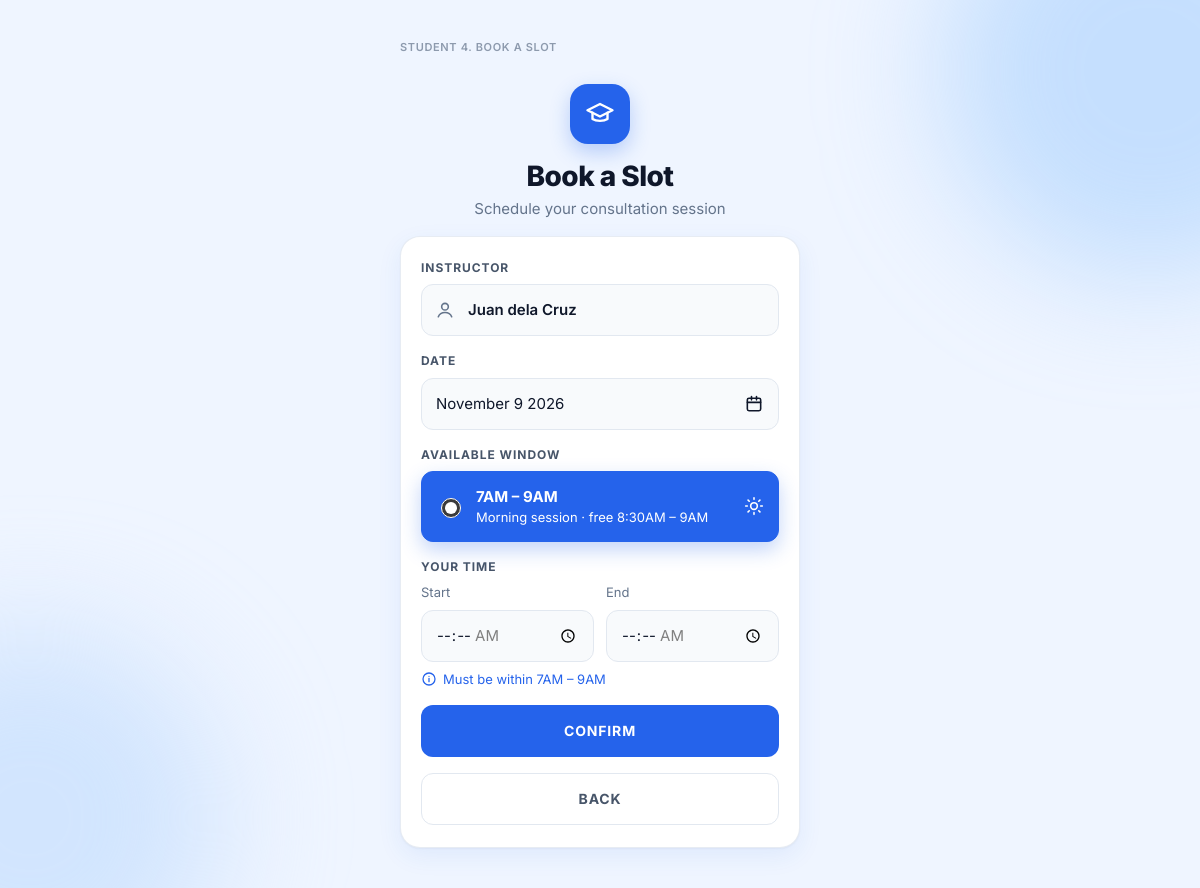
Page /student/book.php?instructor=1 (signed in) on the committed database.
### tables this page shows
CREATE TABLE instructor (
  instructor_id       INT          NOT NULL AUTO_INCREMENT,
  instructor_name     VARCHAR(100) NOT NULL,
  instructor_email    VARCHAR(100) NOT NULL,
  availability_status VARCHAR(20)  NOT NULL DEFAULT 'AVAILABLE',
  password_hash       VARCHAR(255) NOT NULL,
  PRIMARY KEY (instructor_id),
  UNIQUE KEY uq_instructor_email (instructor_email)
);

CREATE TABLE availability_slot (
  slot_id         INT         NOT NULL AUTO_INCREMENT,
  instructor_id   INT         NOT NULL,
  slot_date       DATE        NOT NULL,
  slot_start_time TIME        NOT NULL,
  slot_end_time   TIME        NOT NULL,
  slot_status     VARCHAR(20) NOT NULL DEFAULT 'OPEN',
  PRIMARY KEY (slot_id),
  KEY idx_slot_instructor (instructor_id, slot_date),
  CONSTRAINT fk_slot_instructor FOREIGN KEY (instructor_id) REFERENCES instructor (instructor_id) ON DELETE CASCADE
);

### includes/db.php (called while the page is built, shortened)
<?php
function db(): PDO
{
    static $pdo = null;
    if ($pdo !== null) {
        return $pdo;
    }
    $options = [
        PDO::ATTR_ERRMODE            => PDO::ERRMODE_EXCEPTION,
        PDO::ATTR_DEFAULT_FETCH_MODE => PDO::FETCH_ASSOC,
        PDO::ATTR_EMULATE_PREPARES   => false,
    ];
    try {
        $dsn = 'mysql:host=' . DB_HOST . ';port=' . DB_PORT . ';dbname=' . DB_NAME . ';charset=utf8mb4';
        $pdo = new PDO($dsn, DB_USER, DB_PASS, $options);
        $pdo->exec("SET time_zone = '+08:00'");
    } catch (PDOException $e) {
        db_unavailable($e->getMessage());
    }
    return $pdo;
}

### student/book.php (the view, shortened to what this page needs)
<?php
require_once __DIR__ . '/../includes/layout.php';
$editId = (int) ($_REQUEST['edit'] ?? 0) ?: null;
$pre = ['slot_id' => 0, 'start_time' => '', 'end_time' => ''];
$date = (string) ($_GET['date'] ?? '');
$iid = (int) ($_REQUEST['instructor'] ?? 0);
$st = db()->prepare('SELECT * FROM instructor WHERE instructor_id = ?');
$st->execute([$iid]);
$ins = $st->fetch();
$errors = [];
$st = db()->prepare("SELECT slot_date, COUNT(*) n FROM availability_slot WHERE instructor_id = ? AND slot_status = 'OPEN' AND slot_date >= ? GROUP BY slot_date ORDER BY slot_date");
$st->execute([$iid, date('Y-m-d')]);
$dates = $st->fetchAll(PDO::FETCH_KEY_PAIR);
if ($date === '' || (!isset($dates[$date]) && !$pre['slot_id'])) {
    $date = (string) (array_key_first($dates) ?? '');
}
$windows = [];
if ($date !== '') {
    $st = db()->prepare("SELECT * FROM availability_slot WHERE instructor_id = ? AND slot_date = ? AND slot_status = 'OPEN' ORDER BY slot_start_time");
    $st->execute([$iid, $date]);
    $windows = $st->fetchAll();
}
if (!$pre['slot_id'] && count($windows) === 1) {
    $pre['slot_id'] = (int) $windows[0]['slot_id'];
}
function free_gaps(array $w, ?int $editId): array
{
    $gaps = [];
    $cur = $w['slot_start_time'];
    foreach (slot_bookings((int) $w['slot_id']) as $b) {
        $cur = max($cur, $b['end_time']);
    }
    if ($cur < $w['slot_end_time']) {
        $gaps[] = [$cur, $w['slot_end_time']];
    }
    return $gaps;
}
$available = $ins['availability_status'] === 'AVAILABLE';
$qs = 'instructor=' . $iid . ($editId ? '&edit=' . $editId : '');
page_start($editId ? 'Edit Request' : 'Book a Slot', ['center' => true, 'sub' => 'Schedule your consultation session', 'screen' => 'Student 4. Book a slot']);
?>
<form method="post" class="sheet form" novalidate action="<?= h(url('student/book.php?' . $qs)) ?>">
  <div class="field"><span class="label">Instructor</span>
    <span class="input-wrap"><span class="input-ic"><?= icon('user', 20) ?></span><span class="input input-static"><?= h($ins['instructor_name']) ?></span></span></div>
  <div class="field"><span class="label">Date</span>
    <button type="button" class="input input-btnlike" data-open="calendar" aria-haspopup="dialog">
      <span><?= $date ? h(fmt_long_day($date)) : 'Select date' ?></span><?= icon('cal', 20) ?></button></div>
  <fieldset class="field">
    <legend class="label">Available window</legend>
    <?php foreach ($windows as $w): $gaps = free_gaps($w, $editId); $full = !$gaps;
        $hr = (int) substr($w['slot_start_time'], 0, 2); ?>
      <label class="window <?= $full ? 'is-full' : '' ?>">
        <input type="radio" name="slot_id" value="<?= (int) $w['slot_id'] ?>" <?= (int) $pre['slot_id'] === (int) $w['slot_id'] ? 'checked' : '' ?> <?= $full ? 'disabled' : '' ?>
          data-start="<?= h(substr($w['slot_start_time'], 0, 5)) ?>" data-end="<?= h(substr($w['slot_end_time'], 0, 5)) ?>">
        <span class="window-body">
          <b><?= h(fmt_range($w['slot_start_time'], $w['slot_end_time'])) ?></b>
          <span class="small"><?= $hr < 12 ? 'Morning' : ($hr < 17 ? 'Afternoon' : 'Evening') ?> session · <?= $full ? 'fully booked' : 'free ' . h(implode(', ', array_map(fn($g) => fmt_range($g[0], $g[1]), $gaps))) ?></span>
        </span>
        <span class="window-ic"><?= icon($hr < 12 ? 'sun' : 'sunset', 20) ?></span>
      </label>
    <?php endforeach; ?>
  </fieldset>
  <fieldset class="field">
    <legend class="label">Your time</legend>
    <div class="two">
      <label class="field"><span class="small muted">Start</span><input class="input <?= isset($errors['start_time']) ? 'is-invalid' : '' ?>" type="time" name="start_time" value="<?= h($pre['start_time']) ?>" step="300" required></label>
      <label class="field"><span class="small muted">End</span><input class="input <?= isset($errors['end_time']) ? 'is-invalid' : '' ?>" type="time" name="end_time" value="<?= h($pre['end_time']) ?>" step="300" required></label>
    </div>
    <p class="hint" id="time-hint"><?= icon('info', 16) ?> Must be within the selected window</p>
  </fieldset>
  <button class="btn btn-primary btn-block" type="submit" <?= $available && $windows ? '' : 'disabled' ?>>Confirm</button>
  <a class="btn btn-soft btn-block" href="<?= h(url($editId ? 'student/dashboard.php' : 'student/instructors.php')) ?>">Back</a>
</form>

### includes/functions.php (shortened to what this page needs)
<?php
require_once __DIR__ . '/db.php';
function h($v): string
{
    return htmlspecialchars((string) $v, ENT_QUOTES, 'UTF-8');
}
function url(string $path = ''): string
{
    return BASE_URL . '/' . ltrim($path, '/');
}
function slot_bookings(int $slotId): array
{
    $st = db()->prepare(
        "SELECT c.consultation_id, c.start_time, c.end_time, c.consultation_status, s.student_name
           FROM consultation c JOIN student s ON s.student_id = c.student_id
          WHERE c.slot_id = ? AND c.consultation_status IN ('PENDING','CONFIRMED') ORDER BY c.start_time"
    );
    $st->execute([$slotId]);
    return $st->fetchAll();
}
function fmt_t(string $t): string
{
    $ts = strtotime('2000-01-01 ' . $t);
    return date('i', $ts) === '00' ? date('gA', $ts) : date('g:iA', $ts);
}
function fmt_range(string $a, string $b): string
{
    return fmt_t($a) . ' – ' . fmt_t($b);
}
function fmt_long_day(string $d): string
{
    return date('F j Y', strtotime($d));
}
function icon(string $name, int $size = 20): string
{
    $p = [
        'cal'     => '<rect x="4" y="5" width="16" height="15" rx="2"/><path d="M4 10h16M9 3v4M15 3v4"/>',
        'clock'   => '<circle cx="12" cy="12" r="9"/><path d="M12 7v5l3 2"/>',
        'user'    => '<circle cx="12" cy="8" r="4"/><path d="M4 20c1.5-4 5-5 8-5s6.5 1 8 5"/>',
        'mail'    => '<rect x="3" y="5" width="18" height="14" rx="2"/><path d="M3 7l9 6 9-6"/>',
        'lock'    => '<rect x="5" y="11" width="14" height="9" rx="2"/><path d="M8 11V8a4 4 0 118 0v3"/>',
        'eye'     => '<path d="M2 12s3.5-7 10-7 10 7 10 7-3.5 7-10 7S2 12 2 12z"/><circle cx="12" cy="12" r="3"/>',
        'cap'     => '<path d="M2 9l10-5 10 5-10 5-10-5z"/><path d="M6 11v5c3 2 9 2 12 0v-5"/>',
        'gear'    => '<circle cx="12" cy="12" r="3"/><path d="M19.4 15a1.7 1.7 0 00.3 1.8l.1.1a2 2 0 11-2.8 2.8l-.1-.1a1.7 1.7 0 00-1.8-.3 1.7 1.7 0 00-1 1.5V21a2 2 0 11-4 0v-.1a1.7 1.7 0 00-1.1-1.5 1.7 1.7 0 00-1.8.3l-.1.1a2 2 0 11-2.8-2.8l.1-.1a1.7 1.7 0 00.3-1.8 1.7 1.7 0 00-1.5-1H3a2 2 0 110-4h.1a1.7 1.7 0 001.5-1.1 1.7 1.7 0 00-.3-1.8l-.1-.1a2 2 0 112.8-2.8l.1.1a1.7 1.7 0 001.8.3H9a1.7 1.7 0 001-1.5V3a2 2 0 114 0v.1a1.7 1.7 0 001 1.5 1.7 1.7 0 001.8-.3l.1-.1a2 2 0 112.8 2.8l-.1.1a1.7 1.7 0 00-.3 1.8V9a1.7 1.7 0 001.5 1H21a2 2 0 110 4h-.1a1.7 1.7 0 00-1.5 1z"/>',
        'back'    => '<path d="M15 18l-6-6 6-6"/>',
        'search'  => '<circle cx="11" cy="11" r="7"/><path d="M20 20l-3.5-3.5"/>',
        'check'   => '<path d="M5 12.5l4.5 4.5L19 7.5"/>',
        'checkc'  => '<circle cx="12" cy="12" r="9"/><path d="M8 12.5l3 3 5-6"/>',
        'info'    => '<circle cx="12" cy="12" r="9"/><path d="M12 11v5M12 8h.01"/>',
        'alert'   => '<circle cx="12" cy="12" r="9"/><path d="M12 7v6M12 16h.01"/>',
        'bell'    => '<path d="M6 16V11a6 6 0 1112 0v5l1.5 2h-15L6 16z"/><path d="M10 20a2 2 0 004 0"/>',
        'plus'    => '<path d="M12 5v14M5 12h14"/>',
        'trash'   => '<path d="M4 7h16M9 7V4h6v3M6 7l1 13h10l1-13"/>',
        'x'       => '<path d="M6 6l12 12M18 6L6 18"/>',
        'logout'  => '<path d="M15 4h4v16h-4M10 8l-4 4 4 4M6 12h10"/>',
        'sun'     => '<circle cx="12" cy="12" r="4"/><path d="M12 2v2M12 20v2M4.9 4.9l1.4 1.4M17.7 17.7l1.4 1.4M2 12h2M20 12h2M4.9 19.1l1.4-1.4M17.7 6.3l1.4-1.4"/>',
        'sunset'  => '<path d="M17 18a5 5 0 00-10 0M12 2v7M4.2 10.2l1.4 1.4M1 18h2M21 18h2M18.4 11.6l1.4-1.4M23 22H1M8 6l4-4 4 4"/>',
    ][$name] ?? '';
    return '<svg class="ic" width="' . $size . '" height="' . $size . '" viewBox="0 0 24 24" fill="none" stroke="currentColor" stroke-width="1.9" stroke-linecap="round" stroke-linejoin="round" aria-hidden="true">' . $p . '</svg>';
}

### assets/css/app.css (style rules this page uses)
:root { --primary: #2563eb; --primary-dk: #1d4ed8; --primary-xdk: #1e40af; --primary-soft: #dbeafe; --primary-tint: #eff6ff; --ink: #0f172a; --slate: #475569; --muted: #64748b; --line: #e2e8f0; --field: #f8fafc; --bg: #eff5ff; --card: #ffffff; --amber-bg: #fef3c7; --amber: #92400e; --amber-line: #fde68a; --green-bg: #ecfdf5; --green: #065f46; --green-ic: #059669; --green-line: #a7f3d0; --red-bg: #fef2f2; --red: #dc2626; --red-line: #fca5a5; --gray-bg: #f1f5f9; --gray: #475569; --gray-dot: #94a3b8; --r-sm: 10px; --r: 12px; --r-lg: 16px; --r-xl: 20px; --shadow: 0 1px 2px rgba(15, 23, 42, .04), 0 8px 24px rgba(37, 99, 235, .08); --shadow-btn: 0 8px 20px rgba(37, 99, 235, .28); }
* { box-sizing: border-box; }
html { -webkit-text-size-adjust: 100%; }
body { margin: 0; font-family: Inter, system-ui, -apple-system, "Segoe UI", Roboto, sans-serif; color: var(--ink); background: var(--bg); line-height: 1.45; font-size: 15px; }
a { color: var(--primary); }
.ic { flex: none; }
.muted { color: var(--muted); margin: 0; }
.small { font-size: 13px; }
.label { display: block; margin: 0; font-size: 12px; font-weight: 700; letter-spacing: .08em; text-transform: uppercase; color: var(--slate); }
.hint { display: flex; align-items: center; gap: 6px; margin: 0; font-size: 13px; color: var(--primary); }
.card, .sheet, .panel { background: var(--card); border: 1px solid rgba(226, 232, 240, .8); border-radius: var(--r-lg); box-shadow: var(--shadow); padding: 18px; }
.sheet { border-radius: var(--r-xl); padding: 22px 20px; }
.form, .card.form { display: flex; flex-direction: column; gap: 16px; }
.field { display: flex; flex-direction: column; gap: 8px; border: 0; padding: 0; margin: 0; min-width: 0; }
fieldset.field legend { padding: 0; margin-bottom: 8px; }
.input { width: 100%; min-height: 52px; border: 1px solid var(--line); background: var(--field); border-radius: var(--r); padding: 0 14px; font: inherit; color: var(--ink); }
.input-wrap { position: relative; display: block; }
.input-wrap .input { padding-left: 46px; }
.input-ic { position: absolute; left: 14px; top: 50%; transform: translateY(-50%); color: var(--muted); display: flex; pointer-events: none; }
.input-static { display: flex; align-items: center; font-weight: 600; }
.input-btnlike { display: flex; align-items: center; justify-content: space-between; cursor: pointer; text-align: left; color: var(--ink); }
.two { display: grid; grid-template-columns: 1fr 1fr; gap: 12px; }
.btn { display: inline-flex; align-items: center; justify-content: center; gap: 8px; min-height: 52px; padding: 0 18px; border-radius: var(--r); border: 1.5px solid transparent; font: inherit; font-weight: 700; font-size: 14px; letter-spacing: .06em; text-transform: uppercase; text-decoration: none; cursor: pointer; transition: transform .08s, background .15s, box-shadow .15s; }
.btn-block { width: 100%; }
.btn-primary { background: var(--primary); color: #fff; }
.btn-soft { background: #fff; color: var(--slate); border-color: var(--line); }
.window { position: relative; display: flex; align-items: center; gap: 12px; padding: 14px; border-radius: var(--r); border: 1.5px solid var(--line); background: #fff; cursor: pointer; }
.window input { width: 20px; height: 20px; accent-color: #fff; flex: none; }
.window-body { flex: 1; display: flex; flex-direction: column; }
.window-ic { color: var(--muted); display: flex; }
.window:has(input:checked) { background: var(--primary); border-color: var(--primary); color: #fff; box-shadow: var(--shadow-btn); }
.window:has(input:checked) .window-ic { color: #fff; }

### rows in the picture
instructor: instructor_name "Juan dela Cruz"
availability_slot: slot_id "☑ 7AM – 9AM Morning session · fr", slot_start_time+slot_end_time "7AM – 9AM", gaps "8:30AM – 9AM", $size 20 (drawn)

### other values in the picture
$o['screen'] "STUDENT 4. BOOK A SLOT"
$title "Book a Slot"
$o['sub'] "Schedule your consultation session"
fmt_long_day($date) "November 9 2026"
